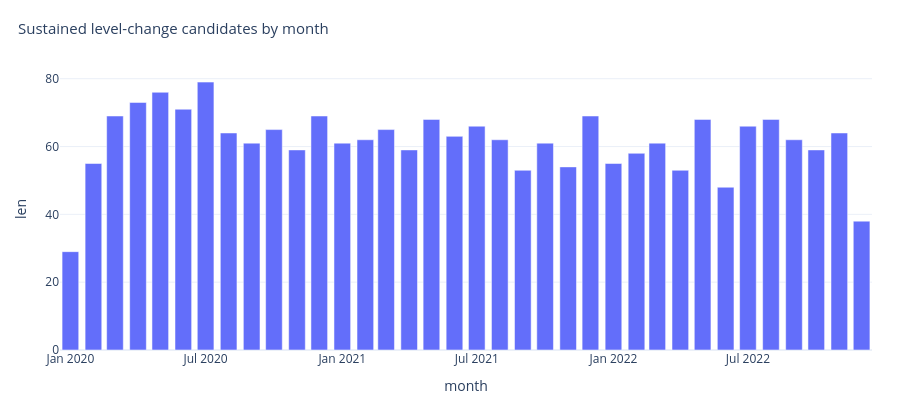

Notebook code cell kept with this figure:
### Markdown cell above
## 8 · Sustained changes in balance level

We compare the median balance in adjacent 28-day windows and retain the strongest boundary from each contiguous run of candidates. This detects changes that develop across several days. We rank the boundaries in the table and use monthly counts to examine shared dates and changing behaviour. The bars show raw event counts, so the number of accounts available for screening can affect comparisons across months.

### Code cell
level_shift_flags = flag_level_shifts(prepared_balances.lazy(), parameters)
display(level_shift_flags.sort("score", descending=True).head())
if level_shift_flags.height:
    shifts_by_month = (
        level_shift_flags.group_by(pl.col("date").dt.truncate("1mo").alias("month"))
        .len()
        .sort("month")
    )
    show(
        px.bar(
            shifts_by_month.to_pandas(),
            x="month",
            y="len",
            title="Sustained level-change candidates by month",
        )
    )

### Figure 1 — Plotly figure (JSON) as saved in the notebook; plotly's stock layout.template omitted (floating-point values rounded to 4 significant figures)
{"data": [{"alignmentgroup": "True", "hovertemplate": "month=%{x}<br>len=%{y}<extra></extra>", "legendgroup": "", "marker": {"color": "#636efa", "pattern": {"shape": ""}}, "name": "", "offsetgroup": "", "orientation": "v", "showlegend": false, "textposition": "auto", "type": "bar", "x": ["2020-01-01T00:00:00", "2020-02-01T00:00:00", "2020-03-01T00:00:00", "2020-04-01T00:00:00", "2020-05-01T00:00:00", "2020-06-01T00:00:00", "2020-07-01T00:00:00", "2020-08-01T00:00:00", "2020-09-01T00:00:00", "2020-10-01T00:00:00", "2020-11-01T00:00:00", "2020-12-01T00:00:00", "2021-01-01T00:00:00", "2021-02-01T00:00:00", "2021-03-01T00:00:00", "2021-04-01T00:00:00", "2021-05-01T00:00:00", "2021-06-01T00:00:00", "2021-07-01T00:00:00", "2021-08-01T00:00:00", "2021-09-01T00:00:00", "2021-10-01T00:00:00", "2021-11-01T00:00:00", "2021-12-01T00:00:00", "2022-01-01T00:00:00", "2022-02-01T00:00:00", "2022-03-01T00:00:00", "2022-04-01T00:00:00", "2022-05-01T00:00:00", "2022-06-01T00:00:00", "2022-07-01T00:00:00", "2022-08-01T00:00:00", "2022-09-01T00:00:00", "2022-10-01T00:00:00", "2022-11-01T00:00:00", "2022-12-01T00:00:00"], "xaxis": "x", "y": [29, 55, 69, 73, 76, 71, 79, 64, 61, 65, 59, 69, 61, 62, 65, 59, 68, 63, 66, 62, 53, 61, 54, 69, 55, 58, 61, 53, 68, 48, 66, 68, 62, 59, 64, 38], "yaxis": "y"}], "layout": {"autosize": true, "barmode": "relative", "font": {"size": 12}, "height": 420, "legend": {"font": {"size": 11}, "orientation": "h", "tracegroupgap": 0, "x": 0, "y": -0.19, "yanchor": "top"}, "margin": {"b": 70, "l": 60, "r": 28, "t": 68}, "title": {"font": {"size": 15}, "text": "Sustained level-change candidates by month", "x": 0.02, "xanchor": "left"}, "xaxis": {"anchor": "y", "domain": [0.0, 1.0], "title": {"text": "month"}}, "yaxis": {"anchor": "x", "domain": [0.0, 1.0], "title": {"text": "len"}}}}
